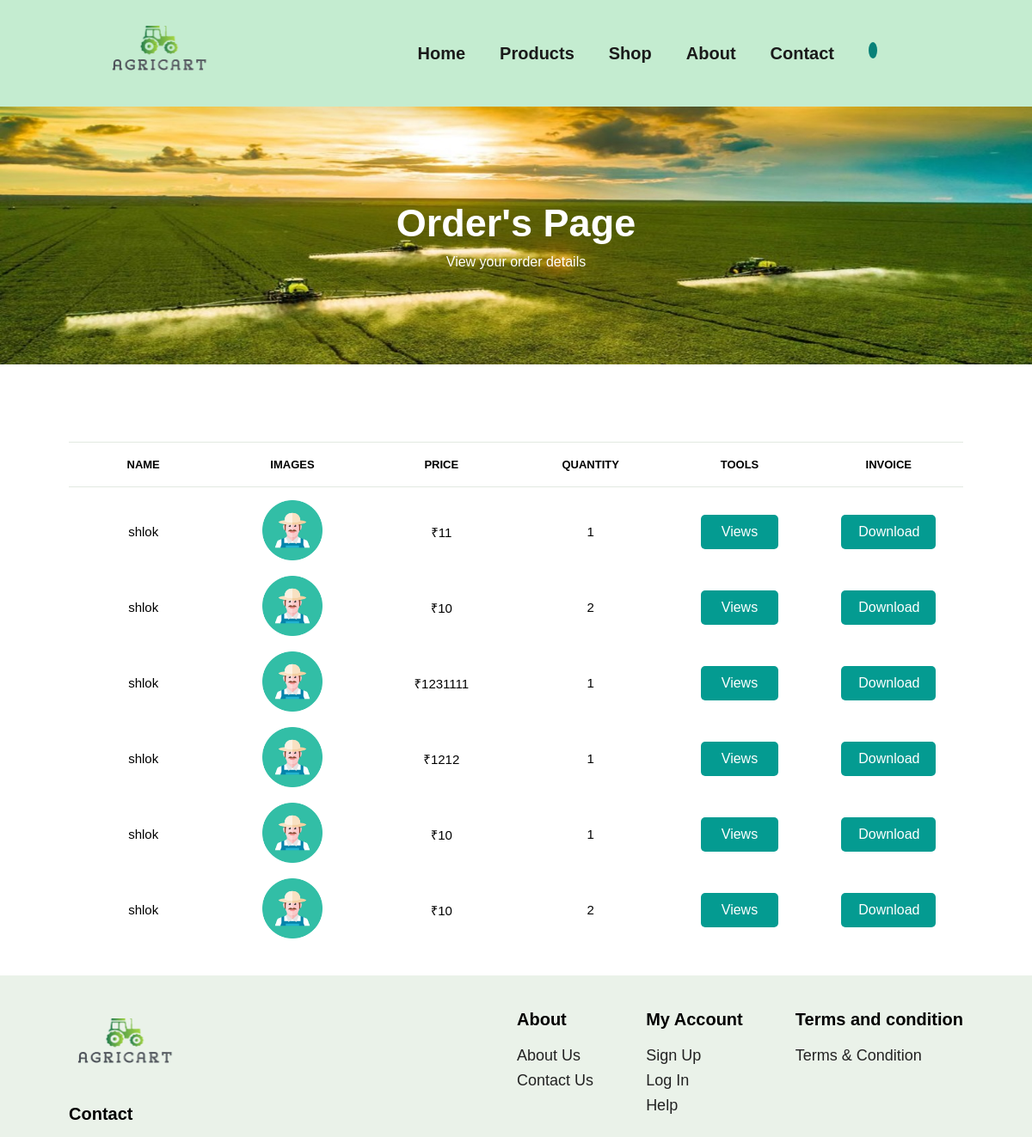
/buyer/order.php (signed in, upper part), run on an earlier commit of the app's database.
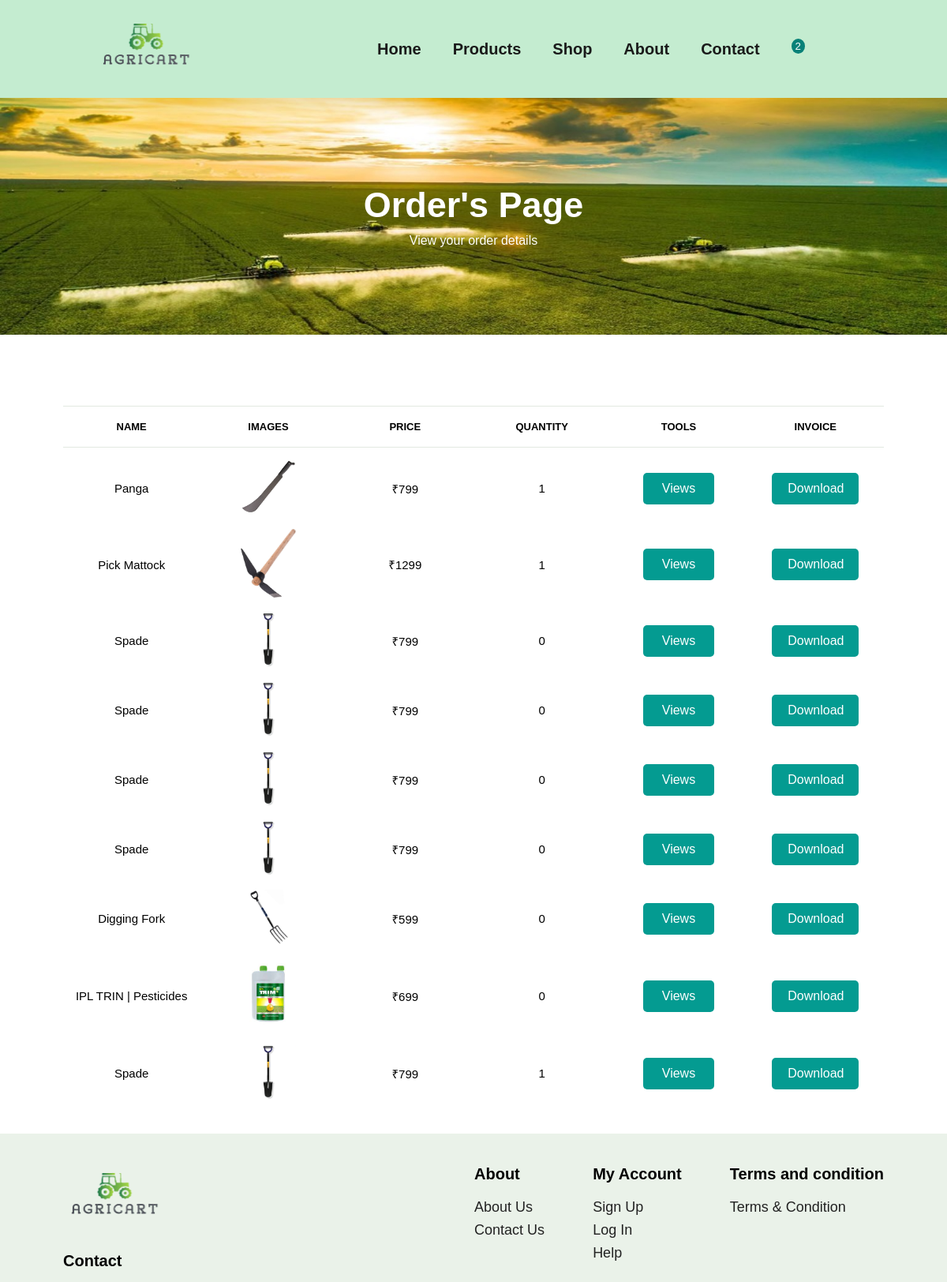
And on a later commit of the database.
### tables this page shows
CREATE TABLE `order_details` (
  `order_id` int(255) NOT NULL,
  `tracking_no` varchar(255) NOT NULL,
  `order_no` varchar(50) NOT NULL,
  `product_id` varchar(50) NOT NULL,
  `buyer_id` int(50) NOT NULL,
  `seller_id` int(255) NOT NULL,
  `payment` int(50) NOT NULL,
  `price` int(255) NOT NULL,
  `quantity` int(255) NOT NULL,
  `status` int(10) NOT NULL,
  `order_date` datetime NOT NULL DEFAULT current_timestamp()
);

CREATE TABLE `product_details` (
  `product_id` int(10) NOT NULL,
  `seller_id` int(255) NOT NULL,
  `name` varchar(50) NOT NULL,
  `description` varchar(255) NOT NULL,
  `mrp` int(255) NOT NULL,
  `price` int(50) NOT NULL,
  `quantity` int(255) NOT NULL,
  `photo` varchar(50) NOT NULL,
  `photo2` varchar(255) NOT NULL,
  `photo3` varchar(255) NOT NULL
);

### buyer/order.php (the view, shortened to what this page needs)
<?php
include("../database/connection.php");
if(isset($_SESSION['username'])) {
    $username = $_SESSION['username'];
    $buyer_id_query = "SELECT buyer_id FROM buyer_details WHERE email = '$username'";
    $buyer_id_result = mysqli_query($conn, $buyer_id_query);
    $buyer_id_row = mysqli_fetch_assoc($buyer_id_result);
    $buyer_id = $buyer_id_row['buyer_id'];
    $order_query = "SELECT o.*, p.name AS name, p.photo AS photo, s.first_name AS first_name,
                s.last_name AS last_name, by.address AS address, by.state AS state, by.pin_code AS pin_code
                FROM order_details o
                INNER JOIN buyer_details `by` ON o.buyer_id = `by`.buyer_id
                INNER JOIN product_details p ON o.product_id = p.product_id
                INNER JOIN seller_details s ON o.seller_id = s.seller_id
                WHERE o.buyer_id = '$buyer_id'";
    $order_result = mysqli_query($conn, $order_query);
    $cartcount= "SELECT COUNT(*) AS product_count FROM cart_details WHERE buyer_id = $buyer_id";
    $result_count = $conn->query($cartcount);
    if ($result_count) {
    $row = $result_count->fetch_assoc();
    }
}
?>
<!DOCTYPE html>
<html lang="en">
<head>
    <link rel="stylesheet" href="home.css">
</head>
<body>
    <section id="header">
            <a onclick="reloadPage()"><img src="../images/homelogo.png" class="logo"></a>
            <div>
            <ul id="navbar">
                    <li  class="module"><a href="index.php">Home</a></li>
                    <li class="module"><a href="product.php">Products</a></li>
                    <li class="module"><a href="shop.php">Shop</a></li>
                    <li  class="module"><a href="about.php">About</a></li>
                    <li class="module"><a href="contact.php">Contact</a></li>
                    <li class="icon">
                        <div class="cart">
                            <sup><?php if($row['product_count'] > 0){
                                echo $row['product_count']; }?>
                            </sup>
                        </div>
                    </li>
                </ul>
            </div>
        </section>
    <section id="page-hadder" class="contct-hadder">
        <h2>Order's Page</h2>
        <p>View your order details</p>
    </section>
    <section id="cart" class="section-p1">
        <table width="100%">
            <thead>
                <tr>
                    <td>Name</td>
                    <td>Images</td>
                    <td>Price</td>
                    <td>Quantity</td>
                    <td>Tools</td>
                    <td>Invoice</td>
                </tr>
            </thead>
            <tbody>
                <?php
                while ($order_row = mysqli_fetch_assoc($order_result)) {
                ?>
                <tr>
                    <td><?php echo $order_row['name']; ?></td>
                    <td><?php $image = empty($order_row['photo']) ? '../images/profile.jpg' : '../images/' . $order_row['photo'];
                            echo "<img src='$image'>";
                        ?>
                    </td>
                    <td>₹<?php echo $order_row['price']; ?></td>
                    <td><?php echo $order_row['quantity']; ?></td>
                    <td>
                        <button onclick="openPopup(<?php echo $order_row['order_id']; ?>)"><i class="fa-solid fa-magnifying-glass"></i> Views</button>
                    </td>
                    <td><button class="hello" onclick="downloadInvoice(<?php echo $order_row['order_id']; ?>)">Download</button></td>
                </tr>
                <?php
                }
                ?>
            </tbody>
        </table>
    </section>
</body>
<?php
include ("footer.php");
?>
</html>

What changed in the data, as far as the page shows it:
removed order_details: product.name "shlok", product.photo (picture), price "11", quantity "1"
removed order_details: product.name "shlok", product.photo (picture), price "10", quantity "2"
removed order_details: product.name "shlok", product.photo (picture), price "1231111", quantity "1"
removed order_details: product.name "shlok", product.photo (picture), price "1212", quantity "1"
removed order_details: product.name "shlok", product.photo (picture), price "10", quantity "1"
removed order_details: product.name "shlok", product.photo (picture), price "10", quantity "2"
added order_details: product.name "Panga", product.photo (picture), price "799", quantity "1"
added order_details: product.name "Pick Mattock", product.photo (picture), price "1299", quantity "1"
added order_details: product.name "Spade", product.photo (picture), price "799", quantity "0"
added order_details: product.name "Spade", product.photo (picture), price "799", quantity "0"
added order_details: product.name "Spade", product.photo (picture), price "799", quantity "0"
added order_details: product.name "Spade", product.photo (picture), price "799", quantity "0"
added order_details: product.name "Digging Fork", product.photo (picture), price "599", quantity "0"
added order_details: product.name "IPL TRIN | Pesticides", product.photo (picture), price "699", quantity "0"
added order_details: product.name "Spade", product.photo (picture), price "799", quantity "1"
Also different on the page:
$row['product_count']: (not shown) → "2"
